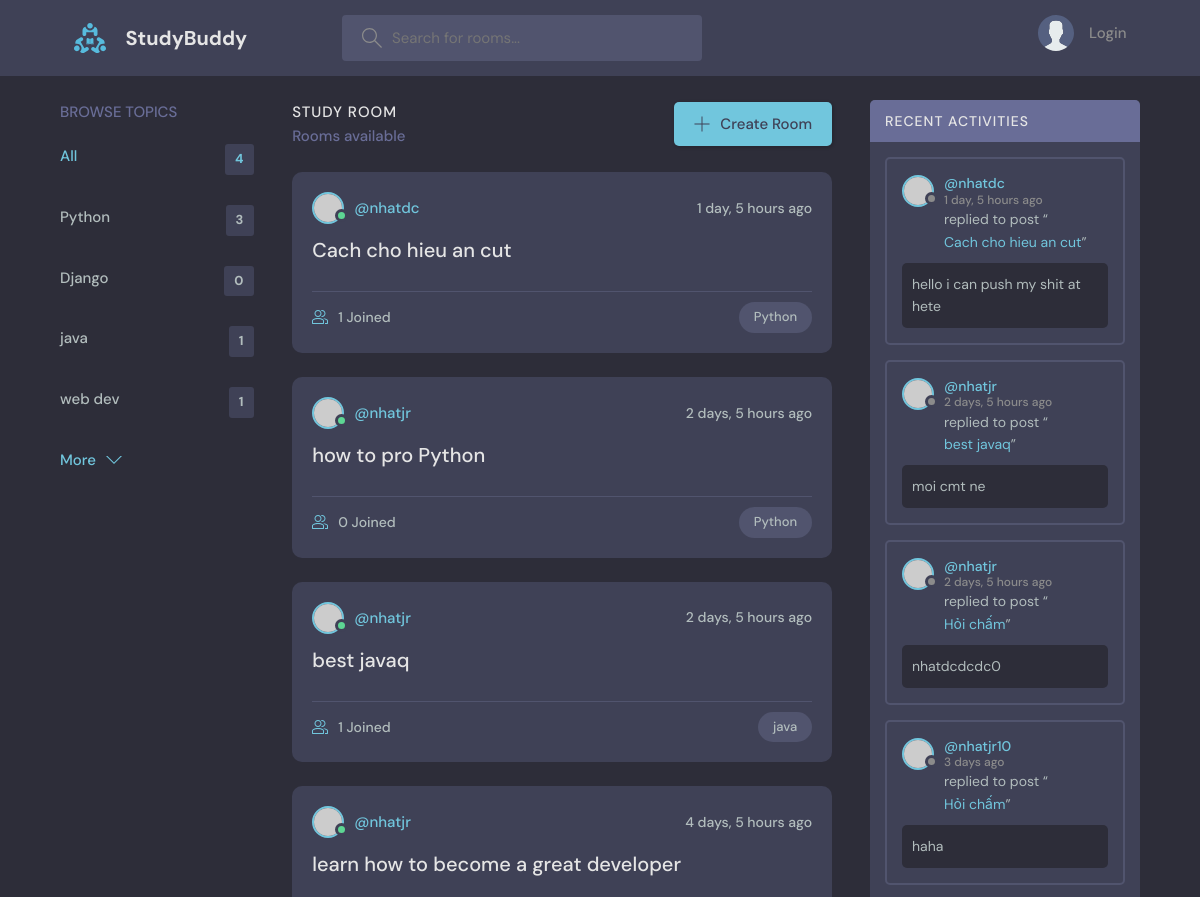
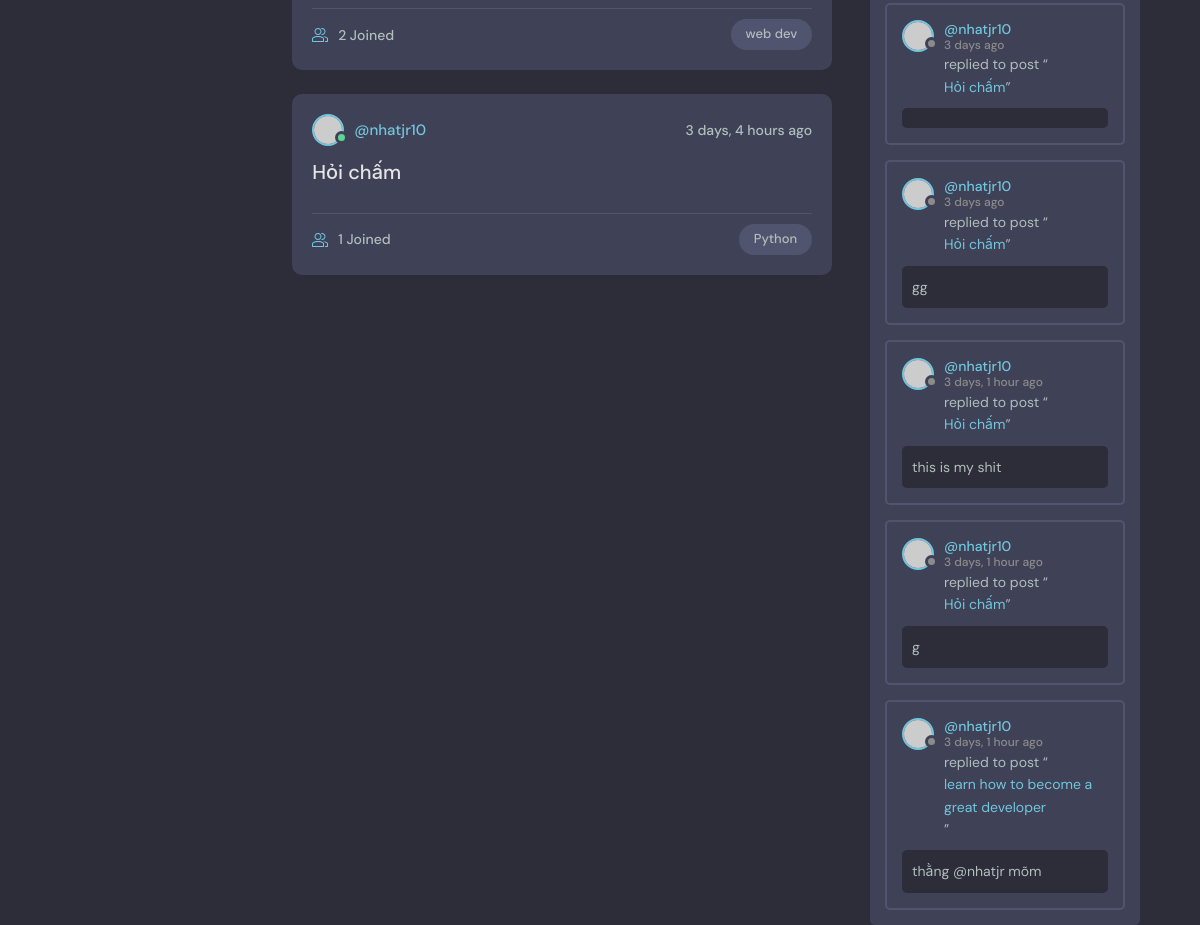
Before: / with the older database file (2 pictures, top to bottom).
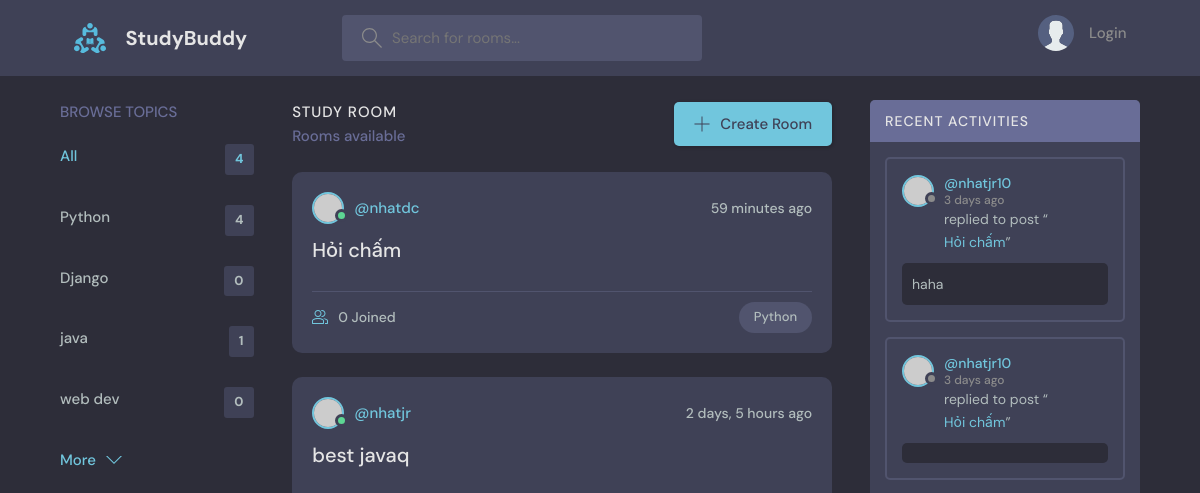
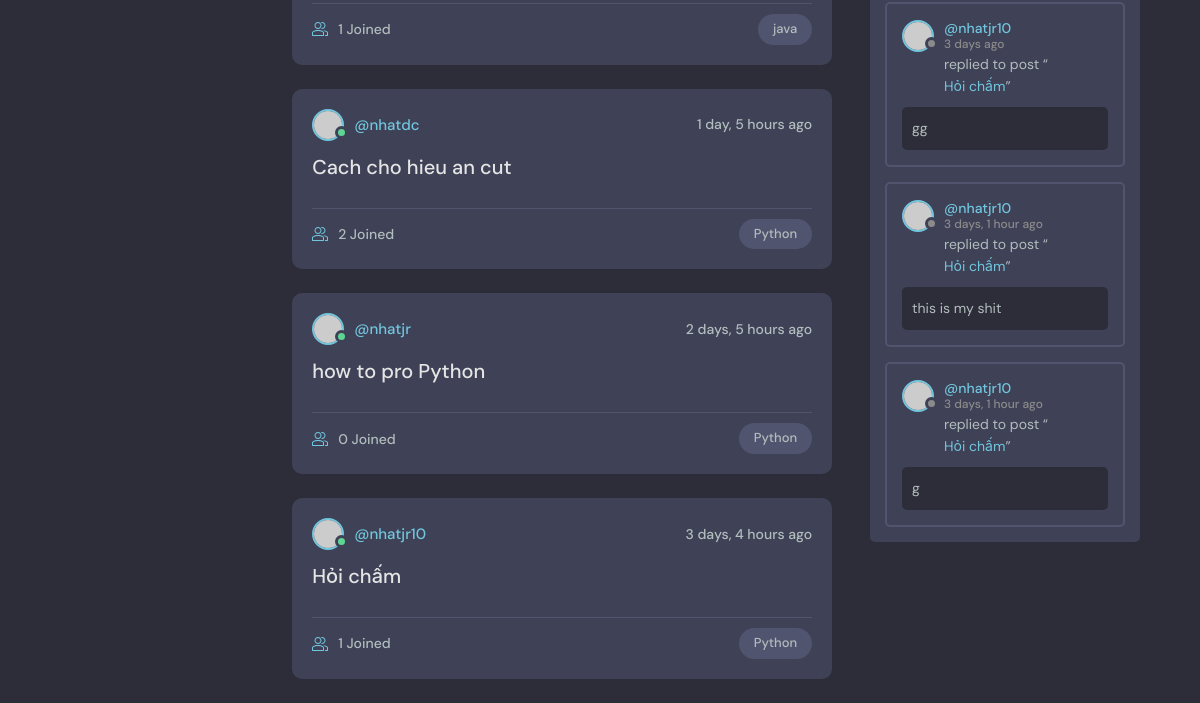
After: the same page with the newer database file (2 pictures, top to bottom).
### base/models.py (models this page shows, shortened)
class Topic(models.Model):
    name = models.CharField(max_length=200)

class Room(models.Model):
    host = models.ForeignKey(User, on_delete=models.SET_NULL, null = True)
    topic = models.ForeignKey(Topic, on_delete=models.SET_NULL, null = True)
    name = models.CharField(max_length=200)
    description = models.TextField(null=True, blank=True)
    participants = models.ManyToManyField(
        User,
        related_name='paticipants',
        blank=True)
    update = models.DateTimeField(auto_now=True)
    created = models.DateTimeField(auto_now_add=True)
    class Meta:
        ordering = ['-update', '-created']
    def __str__(self):
        return str(self.name)

class Message(models.Model):
    user = models.ForeignKey(User, on_delete=models.CASCADE)
    room = models.ForeignKey(Room, on_delete=models.CASCADE)
    body = models.TextField()
    update= models.DateTimeField(auto_now_add=True)
    created = models.DateTimeField(auto_now_add=True)
    class Meta:
        ordering = ['-update', '-created']

### base/views.py (the view)
# urls.py: 2. Add a URL to urlpatterns:  path('', views.home, name='home')
def home(request):
    q = request.GET.get('q') if request.GET.get('q') != None else ''
    rooms  = Room.objects.filter(
        Q(topic__name__icontains = q) |
        Q(name__icontains = q) |
        Q(description__icontains = q)
        )
    topics = Topic.objects.all()
    room_count = rooms.count()
    messages = Message.objects.all()
    context = {'rooms' : rooms, 'topics' : topics, 'room_count': room_count, 'messages' : messages}
    return render(request, 'base/home.html', context)

### base/templates/base/home.html (shortened to what this page needs)
{% extends 'main.html' %}
{% block content %}
    <main class="layout layout--3">
      <div class="container">
        {% include 'base/topics_component.html' %}
        <div class="roomList">
          <div class="roomList__header">
            <div>
              <h2>Study Room</h2>
              <p>{{roomcount}} Rooms available</p>
            </div>
            <a class="btn btn--main" href="{% url 'create-room' %}">
              <svg version="1.1" xmlns="http://www.w3.org/2000/svg" width="32" height="32" viewBox="0 0 32 32">
                <title>add</title>
                <path
                  d="M16.943 0.943h-1.885v14.115h-14.115v1.885h14.115v14.115h1.885v-14.115h14.115v-1.885h-14.115v-14.115z"
                ></path>
              </svg>
              Create Room
            </a>
          </div>
          {% include 'base/feed_component.html' %}
        </div>
        {% include 'base/activity_component.html' %}
      </div>
    </main>
{% endblock %}

### base/templates/base/topics_component.html (shortened to what this page needs)
<div class="topics">
    <div class="topics__header">
      <h2>Browse Topics</h2>
    </div>
    <ul class="topics__list">
      <li>
        <a href="{% url 'home' %}" class="active">All <span>{{topics.count}}</span></a>
      </li>
      {% for topic in topics %}
      <li>
        <a href="{% url 'home' %}?q={{topic.name}}"> {{topic.name}} <span>{{topic.room_set.all.count}}</span></a>
      </li>
      {% endfor %}
    </ul>
    <a class="btn btn--link" href="topics.html">
      More
      <svg version="1.1" xmlns="http://www.w3.org/2000/svg" width="32" height="32" viewBox="0 0 32 32">
        <title>chevron-down</title>
        <path d="M16 21l-13-13h-3l16 16 16-16h-3l-13 13z"></path>
      </svg>
    </a>
  </div>

### base/templates/base/feed_component.html (shortened to what this page needs)
{% for room in rooms %}
<div class="roomListRoom">
    <div class="roomListRoom__header">
      <a href="{% url 'user-profile' room.host.id %}" class="roomListRoom__author">
        <div class="avatar avatar--small active">
          <img src="https://randomuser.me/api/portraits/men/11.jpg" />
        </div>
        <span>@{{room.host.username}}</span>
      </a>
      <div class="roomListRoom__actions">
        <span>{{room.created|timesince}} ago</span>
      </div>
    </div>
    <div class="roomListRoom__content">
      <a href="{% url 'room' room.id %}">{{room.name}}</a>
    </div>
    <div class="roomListRoom__meta">
      <a class="roomListRoom__joined">
        {{room.participants.all.count}} Joined
      </a>
      <p class="roomListRoom__topic">{{room.topic.name}}</p>
    </div>
</div>
{% endfor %}

### base/templates/base/activity_component.html (shortened to what this page needs)
<div class="activities">
    <div class="activities__header">
      <h2>Recent Activities</h2>
    </div>
    {% for mess in messages %}
    <div class="activities__box">
      <div class="activities__boxHeader roomListRoom__header">
        <a href="{% url 'user-profile' mess.user.id %}" class="roomListRoom__author">
          <div class="avatar avatar--small">
            <img src="https://randomuser.me/api/portraits/women/11.jpg" />
          </div>
          <p>
            @{{mess.user}}
            <span>{{mess.created|timesince}} ago</span>
          </p>
        </a>
      </div>
      <div class="activities__boxContent">
        <p>replied to post “<a href="{% url 'room' mess.room.id %}">{{mess.room}}</a>”</p>
        <div class="activities__boxRoomContent">
         {{mess.body}}
        </div>
      </div>
    </div>
    {% endfor %}
</div>

Changed rows visible on the page:
removed Room: host.username "nhatjr", created "4 days, 5 hours", name "learn how to become a great developer", participants.all.count "2", topic.name "web dev"
removed Message: user "nhatdc", created "1 day, 5 hours", room "Cach cho hieu an cut", body "hello i can push my shit at hete"
removed Message: user "nhatjr", created "2 days, 5 hours", room "best javaq", body "moi cmt ne"
removed Message: user "nhatjr", created "2 days, 5 hours", room "Hỏi chấm", body "nhatdcdcdc0"
removed Message: user "nhatjr10", created "3 days, 1 hour", room "learn how to become a great developer", body "thằng @nhatjr mõm"
computed for Topic "Python": room_set.all.count "3" → "4"
computed for Topic "web dev": room_set.all.count "1" → "0"
added Room: host.username "nhatdc", created "59 minutes", name "Hỏi chấm", participants.all.count "0", topic.name "Python"
changed Room "best javaq": moves up the list
computed for Room "Cach cho hieu an cut": participants.all.count "1" → "2"
